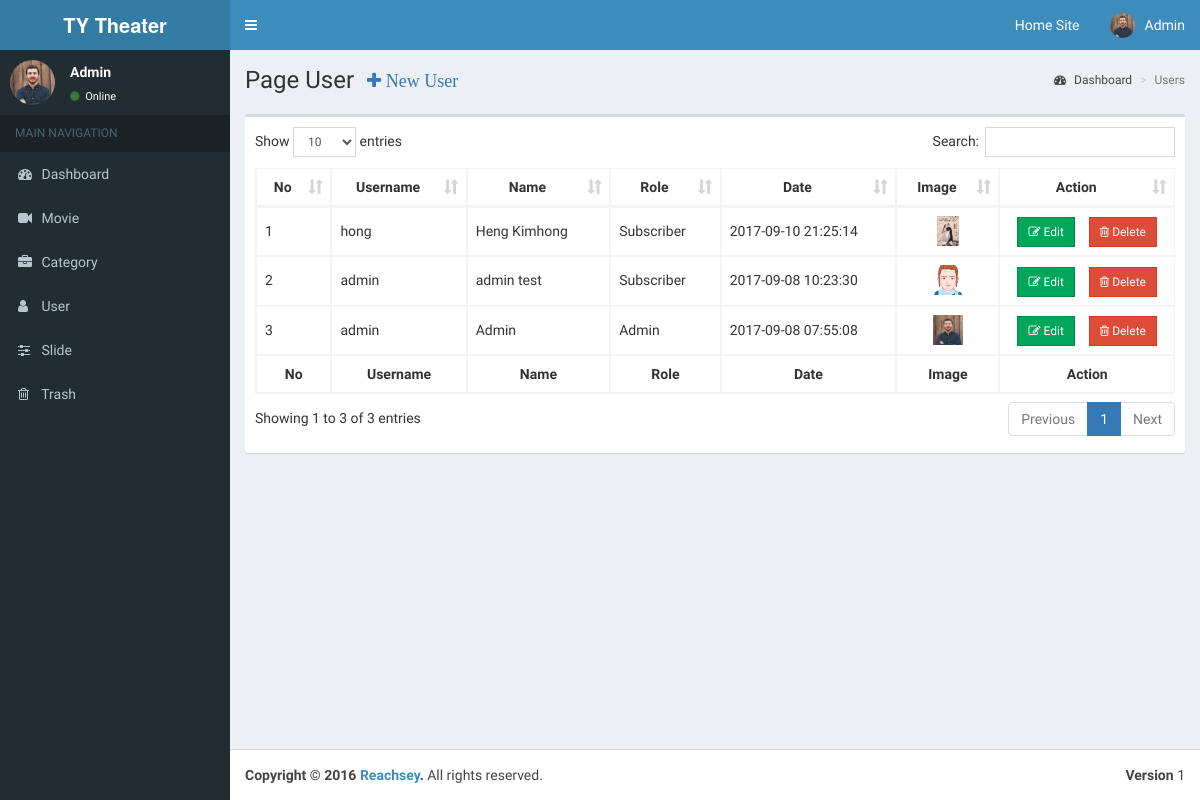
The app's page /admin/pages/users.php (signed in) with its own data.
### tables this page shows
CREATE TABLE `users` (
  `user_id` int(11) NOT NULL,
  `username` varchar(100) NOT NULL,
  `password` varchar(100) NOT NULL,
  `fullname` varchar(100) NOT NULL,
  `user_image` varchar(100) NOT NULL,
  `user_role` varchar(100) NOT NULL,
  `date_added` datetime NOT NULL
);

### admin/pages/include/view_all_user.php (the view, shortened to what this page needs)
<section class="content-header">
    <h1>
        Page User<button type="button" class="btn btn-link" data-toggle="modal" data-target="#myModal"><i style="font-size: large;" class="fa fa-plus">&nbsp;New User</i></button>
    </h1>
    <ol class="breadcrumb">
        <li><a href="../dashboard.php"><i class="fa fa-dashboard"></i> Dashboard</a></li>
        <li class="active">Users</li>
    </ol>
</section>
<section class="content">
    <div class="row">
        <div class="col-xs-12">
            <div class="box">
                <div class="box-body">
                    <table id="example1" class="table table-bordered table-hover">
                        <thead>
                        <tr>
                            <th>No</th>
                            <th>Username</th>
                            <th>Name</th>
                            <th>Role</th>
                            <th>Date</th>
                            <th>Image</th>
                            <th>Action</th>
                        </tr>
                        </thead>
                        <tbody>
                        <?php
                        $query="select * from users";
                        $select_user=mysqli_query($connection,$query);
                        $n = mysqli_num_rows($select_user);
                        while($row = mysqli_fetch_assoc($select_user)){
                            $user_id= $row['user_id'];
                            $username= $row['username'];
                            $fullname= $row['fullname'];
                            $user_role= $row['user_role'];
                            $user_date= $row['date_added'];
                            $user_image= $row['user_image'];
                            ?>
                            <tr>
                                <td style="line-height: 30px;font-size:;"><?php echo $n;?></td>
                                <td style="line-height: 30px;font-size:;"><?php echo $username;?></td>
                                <td style="line-height: 30px;font-size:;"><?php echo $fullname;?></td>
                                <td style="line-height: 30px;font-size:;"><?php echo $user_role;?></td>
                                <td style="line-height: 30px;font-size:;"><?php echo $user_date;?></td>
                                <td align="center"><img src="../dist/img/users/<?php echo $user_image;?>" class="img-responsive" alt="User Image" style="height: 30px;"></td>
                                <td align="center" style="line-height: 30px;font-size:;" ><a href="users.php?action=edit_user&user_id=<?php echo $user_id; ?>" class="btn btn-success btn-flat btn-sm"><i class="fa fa-edit"></i> Edit</a>&nbsp;&nbsp;&nbsp;&nbsp;<a href="users.php?delete=<?php echo $user_id;?>" onclick="return confirm('Are your sure?')" class="btn btn-danger btn-flat btn-sm"><i class="fa fa-trash-o"></i> Delete</a></td>
                            </tr>
                            <?php
                            $n--;
                        }
                        ?>
                        </tbody>
                        <tfoot>
                        <tr>
                            <th>No</th>
                            <th>Username</th>
                            <th>Name</th>
                            <th>Role</th>
                            <th>Date</th>
                            <th>Image</th>
                            <th>Action</th>
                        </tr>
                        </tfoot>
                    </table>
                </div>
            </div>
        </div>
    </div>
</section>

### admin/pages/include/navigation.php (shortened to what this page needs)
<header class="main-header">
  <a href="index2.html" class="logo">
    <span class="logo-lg"><b>TY Theater</b></span>
  </a>
  <nav class="navbar navbar-static-top">
    <a href="#" class="sidebar-toggle" data-toggle="offcanvas" role="button">
    </a>
    <div class="navbar-custom-menu">
      <ul class="nav navbar-nav">
        <li class="dropdown messages-menu">
          <a href="../../">Home Site</a>
        </li>
        <li class="dropdown user user-menu">
          <a href="#" class="dropdown-toggle" data-toggle="dropdown">
            <img src="../dist/img/users/<?php echo $user_image;?>" class="user-image" alt="User Image">
            <span class="hidden-xs"><?php echo $fullname;?></span>
          </a>
        </li>
      </ul>
    </div>
  </nav>
</header>
<aside class="main-sidebar">
  <section class="sidebar">
    <div class="user-panel">
      <div class="pull-left image">
        <img src="../dist/img/users/<?php echo $user_image;?>" class="img-circle" alt="User Image">
      </div>
      <div class="pull-left info">
        <p><?php echo $fullname;?></p>
        <a href="#"><i class="fa fa-circle text-success"></i> Online</a>
      </div>
    </div>
    <ul class="sidebar-menu">
      <li class="header">MAIN NAVIGATION</li>
      <?php
        if($user_role=='Admin'){
      ?>
      <li>
        <a href="dashboard.php">
          <i class="fa fa-dashboard"></i> <span>Dashboard</span>
        </a>
      </li>
      <li>
        <a href="movie.php">
          <i class="fa fa-video-camera"></i> <span>Movie</span>
        </a>
      </li>
      <li>
        <a href="category.php">
          <i class="fa fa-briefcase"></i> <span>Category</span>
        </a>
      </li>
      <li>
        <a href="users.php">
          <i class="fa fa-user"></i> <span>User</span>
        </a>
      </li>
      <li>
        <a href="slide.php">
          <i class="fa fa-sliders"></i> <span>Slide</span>
        </a>
      </li>
    <li>
        <a href="trash.php">
            <i class="fa fa-trash-o"></i> <span>Trash</span>
        </a>
    </li>
      <?php
        }
      ?>
    </ul>
  </section>
</aside>

### admin/pages/include/view_all_user.php (style rules this page uses)
th { text-align: center; }
td,th { max-width: 130px; overflow:hidden; white-space: nowrap; text-overflow: ellipsis; }

### records on screen
users: user_image (picture), fullname "Admin", username "admin", user_role "Admin", date_added "2017-09-08 07:55:08"
users: username "admin", fullname "admin test", user_role "Subscriber", date_added "2017-09-08 10:23:30", user_image (picture)
users: username "hong", fullname "Heng Kimhong", user_role "Subscriber", date_added "2017-09-10 21:25:14", user_image (picture)
